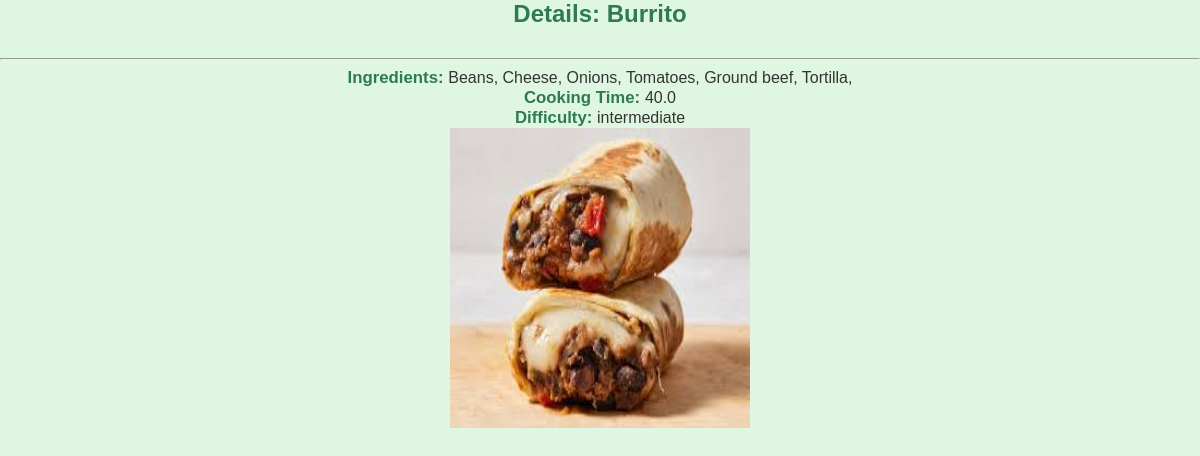
The app's page /recipes/list/17 (signed in) with its own data.
### recipes/models.py (models this page shows, shortened)
class Recipe(models.Model):
  name = models.CharField(max_length=120)
  ingredients = models.ManyToManyField(Ingredient)
  cooking_time = models.FloatField(
    help_text='in minutes',
    verbose_name = 'cooking_time'
  )
  difficulty = models.CharField(
    max_length=12,
    choices=difficulty_choices,
    default='intermediate'
  )
  pic = models.ImageField(upload_to='recipes', default='no_picture.jpg')

### ingredients/models.py (models this page shows, shortened)
class Ingredient(models.Model):
  name = models.CharField(max_length=120)

### recipes/views.py (the view)
# urls.py: path('list/<pk>', RecipeDetailView.as_view(), name='detail'),
class RecipeDetailView(LoginRequiredMixin, DetailView):
  model = Recipe
  template_name = 'recipes/recipes_detail.html'

### recipes/templates/recipes/recipes_detail.html (shortened to what this page needs)
<h2>Details: {{object.name}}</h2>
<hr>
<b>Ingredients: </b>
    {% for ingredient in object.ingredients.all %}
        {{ingredient.name}},
    {% empty %}
        <li>No ingredients listed</li>
    {% endfor %}
<b>Cooking Time: </b> {{object.cooking_time}} <br>
<b>Difficulty: </b> {{object.difficulty}} <br>
<img src="{{object.pic.url}}" width="300" height="300" />

### recipes/templates/recipes/recipes_detail.html (style rules this page uses)
h2 { color: #2f7a4e; text-align: center; margin-bottom: 30px; }
b { color: #2f7a4e; }
p, b { font-size: 1.05rem; margin: 10px 0; }

### records on screen
Recipe: name "Burrito", cooking_time "40.0", difficulty "intermediate", pic (picture)
Ingredient: name "Beans"
Ingredient: name "Cheese"
Ingredient: name "Onions"
Ingredient: name "Tomatoes"
Ingredient: name "Ground beef"
Ingredient: name "Tortilla"
